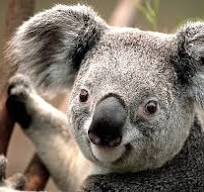
#> input picture image.jpg, 204 x 192 px
$ python test5.py
#> lines starting #> are read from the running program, lines starting #| are printed output that depends on the picture
#> in main, image is the input picture: shape (192, 204, 3); mean B, G, R 105.9, 116.9, 126.8
import cv2
import numpy as np

def adjust_brightness_contrast(image, alpha=1.5, beta=50):
    # alpha: 對比度增強倍率, beta: 亮度調整值
    adjusted = cv2.convertScaleAbs(image, alpha=alpha, beta=beta)
    return adjusted

def resize_image(image, scale):
#> called with scale = 2
    height, width = image.shape[:2]
#> height = 192; width = 204
    new_size = (int(width * scale), int(height * scale))
#> new_size = (408, 384)
    return cv2.resize(image, new_size, interpolation=cv2.INTER_CUBIC)
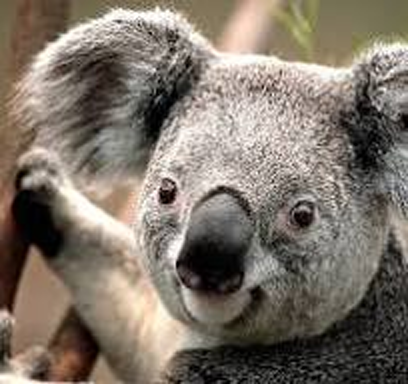
#> returned value: shape (384, 408, 3); mean of channels 0, 1, 2 105.9, 116.9, 126.7; drawn as B, G, R

def main():
    # 讀取影像
    image = cv2.imread('image.jpg')  # 請確保影像檔案 'image.jpg' 存在

    if image is None:
        print("無法讀取影像，請檢查檔案路徑！")
        return

    # 影像放大 2 倍
    resized_image = resize_image(image, 2.0)

    # 調整亮度與對比度
    adjusted_image = adjust_brightness_contrast(resized_image)
#> in adjust_brightness_contrast, `adjusted = cv2.convertScaleAbs(image, alpha=alpha, beta=beta)`:
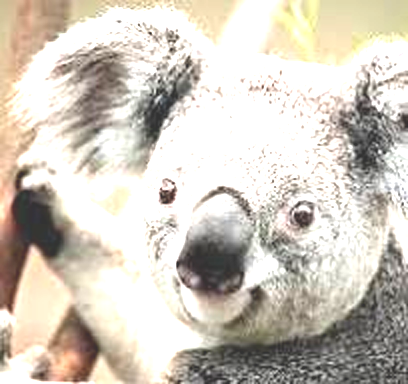
#> adjusted: shape (384, 408, 3); mean B, G, R 189.8, 200.9, 208

    # 顯示原始影像
    cv2.imshow('Original Image', image)

    # 顯示處理後影像
    cv2.imshow('Resized & Adjusted Image', adjusted_image)

    # 等待按鍵按下再關閉視窗
    cv2.waitKey(0)
    cv2.destroyAllWindows()

if __name__ == "__main__":
    main()
